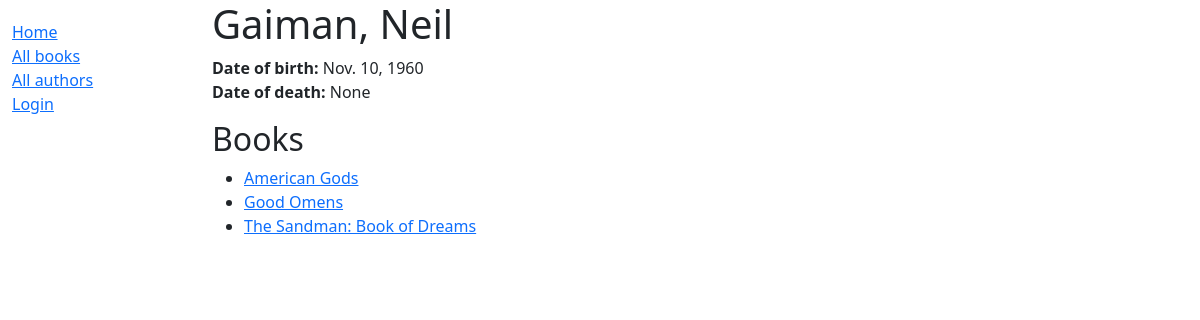
The page /catalog/authors/2 on the database its author committed.
### catalog/models.py (models this page shows, shortened)
class Author(models.Model):
    first_name = models.CharField(max_length=100)
    last_name = models.CharField(max_length=100)
    date_of_birth = models.DateField(null=True, blank=True)
    date_of_death = models.DateField('Died', null=True, blank=True)
    class Meta:
        ordering = ['last_name', 'first_name']
    def __str__(self):
        return f'{self.last_name}, {self.first_name}'

class Book(models.Model):
    title = models.CharField(max_length=200)
    author = models.ForeignKey('Author', on_delete=models.RESTRICT, null=True)
    summary = models.TextField(
        max_length=1000, help_text="Enter a brief description of the book")
    isbn = models.CharField('ISBN', max_length=13, unique=True, help_text='13 Character <a href="https://www.isbn-international.org/content/what-isbn">ISBN number</a>')
    genre = models.ManyToManyField(Genre, help_text="Select a genre for this book")
    def get_absolute_url(self):
        return reverse('book-detail', args=[str(self.id)])
    def display_genre(self):
        """Create a string for the Genre. This is required to display genre in Admin."""
        return ', '.join([genre.name for genre in self.genre.all()[:3]])
    display_genre.short_description = 'Genre'

### catalog/views.py (the view)
# urls.py: path('authors/<int:pk>', views.AuthorDetailView.as_view(), name='author-detail'),
class AuthorDetailView(generic.DetailView):
    model = Author

### catalog/templates/catalog/author_detail.html (shortened to what this page needs)
{% extends "base_generic.html" %}
{% block content %}
    <h1>{{ author }}</h1>
    <p>
        <strong>Date of birth:</strong> {{ author.date_of_birth }}<br/>
        <strong>Date of death:</strong> {{ author.date_of_death }}
    </p>
    <h2>Books</h2>
    <ul>
    {% for book in author.book_set.all %}
    <li><a href="{{ book.get_absolute_url }}">{{ book.title }}</a></li>
    {% endfor %}
    </ul>
{% endblock %}

### rows shown on the page
Author: date_of_birth "Nov. 10, 1960", date_of_death "None"
Book: title "American Gods"
Book: title "Good Omens"
Book: title "The Sandman: Book of Dreams"
